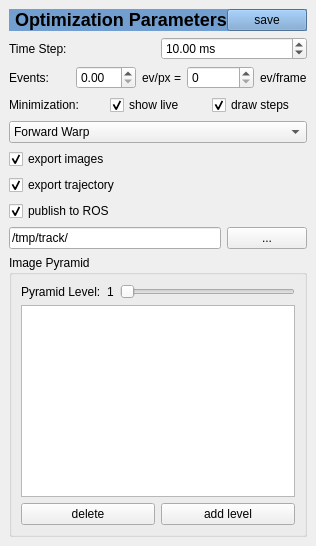
  <widget class="QDockWidget" name="opt_param_pane">
   <attribute name="dockWidgetArea">
    <number>2</number>
   </attribute>
   <widget class="QWidget" name="dockWidgetContents_2">
    <layout class="QVBoxLayout" name="verticalLayout_7">
     <item>
      <widget class="QFrame" name="frame_4">
       <property name="styleSheet">
        <string notr="true">background: #729fcf;</string>
       </property>
       <property name="frameShape">
        <enum>QFrame::NoFrame</enum>
       </property>
       <property name="frameShadow">
        <enum>QFrame::Plain</enum>
       </property>
       <property name="lineWidth">
        <number>0</number>
       </property>
       <layout class="QHBoxLayout" name="horizontalLayout_19">
        <property name="spacing">
         <number>0</number>
        </property>
        <property name="leftMargin">
         <number>0</number>
        </property>
        <property name="topMargin">
         <number>0</number>
        </property>
        <property name="rightMargin">
         <number>0</number>
        </property>
        <property name="bottomMargin">
         <number>0</number>
        </property>
        <item>
         <widget class="QLabel" name="label_21">
          <property name="text">
           <string>&lt;html&gt;&lt;head/&gt;&lt;body&gt;&lt;p&gt;&lt;span style=&quot; font-size:x-large; font-weight:600;&quot;&gt;Optimization Parameters&lt;/span&gt;&lt;/p&gt;&lt;/body&gt;&lt;/html&gt;</string>
          </property>
          <property name="indent">
           <number>6</number>
          </property>
         </widget>
        </item>
        <item>
         <widget class="QPushButton" name="save_params">
          <property name="toolTip">
           <string>&lt;html&gt;&lt;head/&gt;&lt;body&gt;&lt;p&gt;Save all settings to a YAML file which can be loaded again on startup.&lt;/p&gt;&lt;/body&gt;&lt;/html&gt;</string>
          </property>
          <property name="text">
           <string>save</string>
          </property>
          <property name="icon">
           <iconset theme="document-save-as">
            <normaloff>.</normaloff>.</iconset>
          </property>
          <property name="iconSize">
           <size>
            <width>16</width>
            <height>16</height>
           </size>
          </property>
         </widget>
        </item>
       </layout>
      </widget>
     </item>
     <item>
      <layout class="QHBoxLayout" name="horizontalLayout_9">
       <item>
        <widget class="QLabel" name="label_18">
         <property name="toolTip">
          <string>How much to advance after a full tracking step.</string>
         </property>
         <property name="text">
          <string>Time Step:</string>
         </property>
        </widget>
       </item>
       <item>
        <widget class="QDoubleSpinBox" name="tracking_timestep_ms">
         <property name="toolTip">
          <string>&lt;html&gt;&lt;head/&gt;&lt;body&gt;&lt;p&gt;How much to advance after a full tracking step.&lt;/p&gt;&lt;/body&gt;&lt;/html&gt;</string>
         </property>
         <property name="suffix">
          <string> ms</string>
         </property>
         <property name="value">
          <double>10.000000000000000</double>
         </property>
        </widget>
       </item>
      </layout>
     </item>
     <item>
      <layout class="QHBoxLayout" name="horizontalLayout_17">
       <item>
        <widget class="QLabel" name="label_22">
         <property name="toolTip">
          <string>&lt;html&gt;&lt;head/&gt;&lt;body&gt;&lt;p&gt;Size of integration window for event frame.&lt;/p&gt;&lt;/body&gt;&lt;/html&gt;</string>
         </property>
         <property name="text">
          <string>Events:</string>
         </property>
        </widget>
       </item>
       <item>
        <widget class="QDoubleSpinBox" name="event_density">
         <property name="toolTip">
          <string>&lt;html&gt;&lt;head/&gt;&lt;body&gt;&lt;p&gt;Size of integration window for event frame in events per pixel (i.e. the event density)&lt;/p&gt;&lt;/body&gt;&lt;/html&gt;</string>
         </property>
         <property name="maximum">
          <double>1.000000000000000</double>
         </property>
         <property name="singleStep">
          <double>0.010000000000000</double>
         </property>
        </widget>
       </item>
       <item>
        <widget class="QLabel" name="asdf">
         <property name="sizePolicy">
          <sizepolicy hsizetype="Maximum" vsizetype="Preferred">
           <horstretch>0</horstretch>
           <verstretch>0</verstretch>
          </sizepolicy>
         </property>
         <property name="text">
          <string>ev/px =</string>
         </property>
        </widget>
       </item>
       <item>
        <widget class="QSpinBox" name="event_count">
         <property name="toolTip">
          <string>&lt;html&gt;&lt;head/&gt;&lt;body&gt;&lt;p&gt;Size of integration window for event frame in total number of events per frame.&lt;/p&gt;&lt;/body&gt;&lt;/html&gt;</string>
         </property>
         <property name="maximum">
          <number>100000</number>
         </property>
         <property name="singleStep">
          <number>1000</number>
         </property>
        </widget>
       </item>
       <item>
        <widget class="QLabel" name="label_23">
         <property name="sizePolicy">
          <sizepolicy hsizetype="Maximum" vsizetype="Preferred">
           <horstretch>0</horstretch>
           <verstretch>0</verstretch>
          </sizepolicy>
         </property>
         <property name="text">
          <string>ev/frame</string>
         </property>
        </widget>
       </item>
      </layout>
     </item>
     <item>
      <layout class="QHBoxLayout" name="horizontalLayout_10">
       <item>
        <widget class="QLabel" name="label_20">
         <property name="text">
          <string>Minimization:</string>
         </property>
        </widget>
       </item>
       <item>
        <widget class="QCheckBox" name="opt_show_live">
         <property name="toolTip">
          <string>&lt;html&gt;&lt;head/&gt;&lt;body&gt;&lt;p&gt;Visualize each step of the optimization process by rendering the warped images, errors etc. This will slow down the optimization process a bit.&lt;/p&gt;&lt;/body&gt;&lt;/html&gt;</string>
         </property>
         <property name="text">
          <string>show live</string>
         </property>
         <property name="checked">
          <bool>true</bool>
         </property>
        </widget>
       </item>
       <item>
        <widget class="QCheckBox" name="opt_draw_steps">
         <property name="toolTip">
          <string>&lt;html&gt;&lt;head/&gt;&lt;body&gt;&lt;p&gt;Visualize each step of the optimization process by plotting a point or a line in all visible graphs.&lt;/p&gt;&lt;/body&gt;&lt;/html&gt;</string>
         </property>
         <property name="text">
          <string>draw steps</string>
         </property>
         <property name="checked">
          <bool>true</bool>
         </property>
        </widget>
       </item>
      </layout>
     </item>
     <item>
      <widget class="QComboBox" name="opt_method">
       <property name="toolTip">
        <string>&lt;html&gt;&lt;head/&gt;&lt;body&gt;&lt;p&gt;Which error function to use. Read the documentation for a more in-depth explanation ;)&lt;/p&gt;&lt;/body&gt;&lt;/html&gt;</string>
       </property>
       <item>
        <property name="text">
         <string>Forward Warp</string>
        </property>
       </item>
       <item>
        <property name="text">
         <string>Re-Rendering</string>
        </property>
       </item>
       <item>
        <property name="text">
         <string>Analytic</string>
        </property>
       </item>
       <item>
        <property name="text">
         <string>DEBUG</string>
        </property>
       </item>
      </widget>
     </item>
     <item>
      <widget class="QCheckBox" name="opt_export_images">
       <property name="text">
        <string>export images</string>
       </property>
       <property name="checked">
        <bool>true</bool>
       </property>
      </widget>
     </item>
     <item>
      <widget class="QCheckBox" name="opt_export_traj">
       <property name="sizePolicy">
        <sizepolicy hsizetype="Maximum" vsizetype="Fixed">
         <horstretch>0</horstretch>
         <verstretch>0</verstretch>
        </sizepolicy>
       </property>
       <property name="text">
        <string>export trajectory</string>
       </property>
       <property name="checked">
        <bool>true</bool>
       </property>
      </widget>
     </item>
     <item>
      <widget class="QCheckBox" name="opt_publish_ros">
       <property name="text">
        <string>publish to ROS</string>
       </property>
       <property name="checked">
        <bool>true</bool>
       </property>
      </widget>
     </item>
     <item>
      <layout class="QHBoxLayout" name="horizontalLayout_12">
       <item>
        <widget class="QLineEdit" name="opt_export_path">
         <property name="sizePolicy">
          <sizepolicy hsizetype="Minimum" vsizetype="Fixed">
           <horstretch>0</horstretch>
           <verstretch>0</verstretch>
          </sizepolicy>
         </property>
         <property name="toolTip">
          <string>&lt;html&gt;&lt;head/&gt;&lt;body&gt;&lt;p&gt;Folder to export data during tracking (such as the recovered poses, images of each step etc.)&lt;/p&gt;&lt;/body&gt;&lt;/html&gt;</string>
         </property>
         <property name="text">
          <string>/tmp/track/</string>
         </property>
        </widget>
       </item>
       <item>
        <widget class="QPushButton" name="opt_choose_export_path">
         <property name="sizePolicy">
          <sizepolicy hsizetype="Maximum" vsizetype="Fixed">
           <horstretch>0</horstretch>
           <verstretch>0</verstretch>
          </sizepolicy>
         </property>
         <property name="text">
          <string>...</string>
         </property>
        </widget>
       </item>
      </layout>
     </item>
     <item>
      <widget class="QGroupBox" name="groupBox">
       <property name="title">
        <string>Image Pyramid</string>
       </property>
       <layout class="QVBoxLayout" name="verticalLayout_5">
        <item>
         <layout class="QHBoxLayout" name="horizontalLayout_8">
          <item>
           <widget class="QLabel" name="label_25">
            <property name="text">
             <string>Pyramid Level:</string>
            </property>
           </widget>
          </item>
          <item>
           <widget class="QLabel" name="current_pyramid_level_lbl">
            <property name="text">
             <string>1</string>
            </property>
           </widget>
          </item>
          <item>
           <widget class="QSlider" name="current_pyramid_level">
            <property name="toolTip">
             <string>&lt;html&gt;&lt;head/&gt;&lt;body&gt;&lt;p&gt;Choose currently visible pyramid level. This is the level used when clicking on 'minimize'. However, 'track step' and 'track all' use &lt;span style=&quot; font-style:italic;&quot;&gt;all&lt;/span&gt; pyramid levels and are not affected by this slider.&lt;/p&gt;&lt;/body&gt;&lt;/html&gt;</string>
            </property>
            <property name="minimum">
             <number>1</number>
            </property>
            <property name="orientation">
             <enum>Qt::Horizontal</enum>
            </property>
           </widget>
          </item>
         </layout>
        </item>
        <item>
         <widget class="QTableWidget" name="image_pyramid"/>
        </item>
        <item>
         <layout class="QHBoxLayout" name="horizontalLayout_11">
          <item>
           <widget class="QPushButton" name="pyramid_remove">
            <property name="toolTip">
             <string>&lt;html&gt;&lt;head/&gt;&lt;body&gt;&lt;p&gt;Remove lowest (in the table) pyramid level (i.e. the highest in the pyramid, the one that is used first). It might be easier to edit your config file instead ;)&lt;/p&gt;&lt;/body&gt;&lt;/html&gt;</string>
            </property>
            <property name="text">
             <string>delete</string>
            </property>
            <property name="icon">
             <iconset theme="remove">
              <normaloff>.</normaloff>.</iconset>
            </property>
           </widget>
          </item>
          <item>
           <widget class="QPushButton" name="pyramid_add">
            <property name="toolTip">
             <string>&lt;html&gt;&lt;head/&gt;&lt;body&gt;&lt;p&gt;Append a new pyramid level at the end.&lt;/p&gt;&lt;/body&gt;&lt;/html&gt;</string>
            </property>
            <property name="text">
             <string>add level</string>
            </property>
            <property name="icon">
             <iconset theme="add">
              <normaloff>.</normaloff>.</iconset>
            </property>
           </widget>
          </item>
         </layout>
        </item>
       </layout>
      </widget>
     </item>
    </layout>
    <zorder>groupBox</zorder>
    <zorder>opt_export_images</zorder>
    <zorder>opt_export_traj</zorder>
    <zorder>opt_method</zorder>
    <zorder>frame_4</zorder>
    <zorder>opt_publish_ros</zorder>
   </widget>
  </widget>
